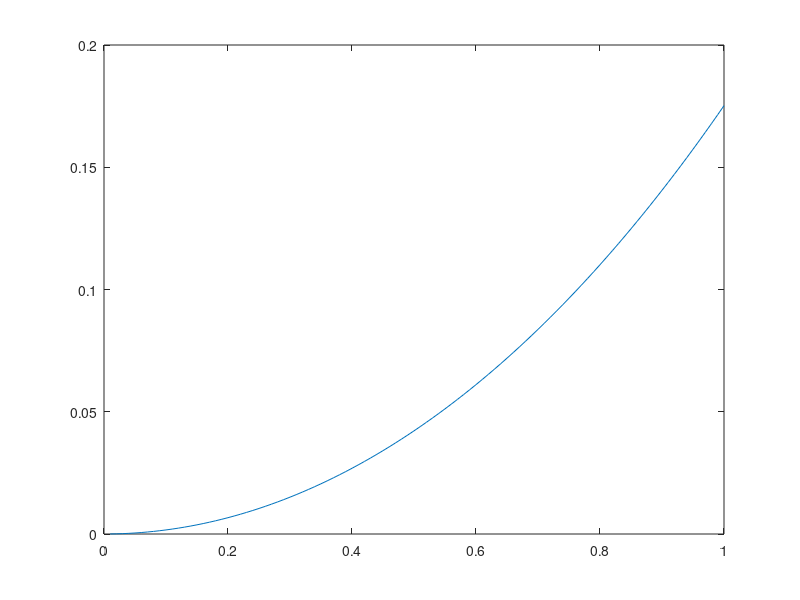
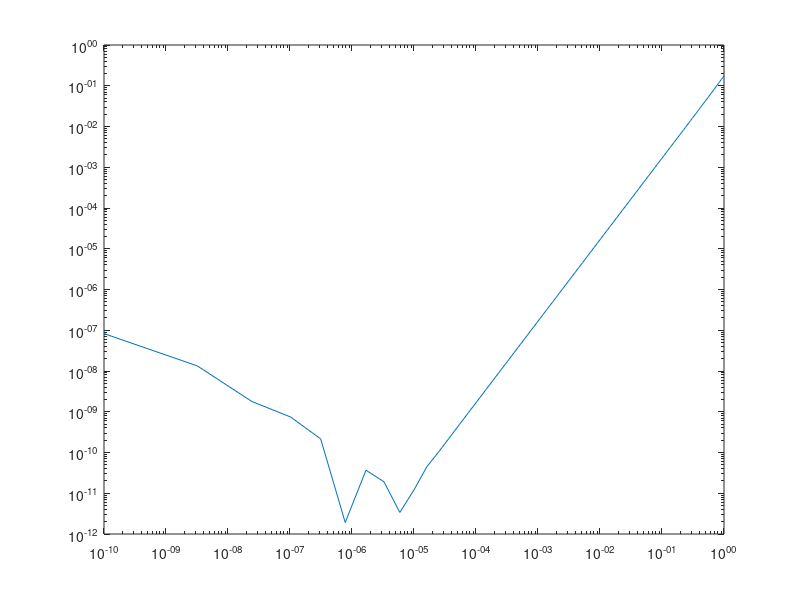

Write the MATLAB code that produced these figures, in order.
clear
close all
hc{1} = 0.01:0.01:1; % naiver Versuch
hc{2} = hc{1}.^5;% verbesserter Versuch
for i = 1:2
    h = hc{i};
    eplus = exp(h);
    eminus = exp(-h);
    zentral = (eplus-eminus)./(2*h);
    absfehler = abs(zentral-1.0);
    if i == 1
        % naiver Versuch
        % Fehler geht runter fuer kleineres h. Das ist zu erwarten, aber
        % man sieht die Probleme nicht.
        plot(h,absfehler) 
    else
        figure
        % besserer Versuch
        % Fehler geht runter bis er dann wieder groesser wird!
        % wieder ein Problem von numerischer Genauigkeit
        loglog(h,absfehler) 
    end
end
